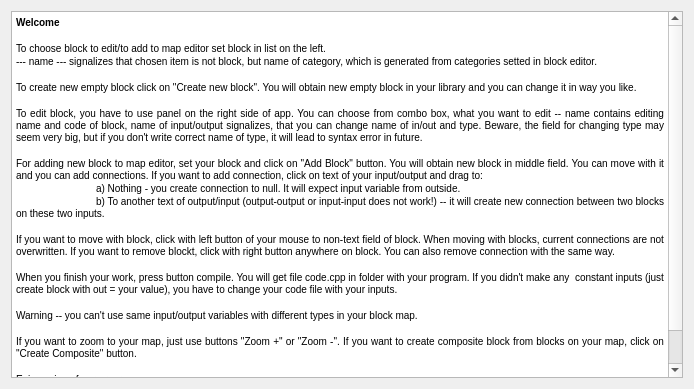
<?xml version="1.0" encoding="UTF-8"?>
<ui version="4.0">
 <author>David Hudák</author>
 <comment>File contains generated design of help window</comment>
 <class>HelpWindow</class>
 <widget class="QDialog" name="HelpWindow">
  <property name="enabled">
   <bool>true</bool>
  </property>
  <property name="geometry">
   <rect>
    <x>0</x>
    <y>0</y>
    <width>694</width>
    <height>389</height>
   </rect>
  </property>
  <property name="windowTitle">
   <string>Dialog</string>
  </property>
  <property name="modal">
   <bool>true</bool>
  </property>
  <layout class="QHBoxLayout" name="horizontalLayout">
   <item>
    <widget class="QTextEdit" name="textEdit">
     <property name="enabled">
      <bool>true</bool>
     </property>
     <property name="html">
      <string>&lt;!DOCTYPE HTML PUBLIC &quot;-//W3C//DTD HTML 4.0//EN&quot; &quot;http://www.w3.org/TR/REC-html40/strict.dtd&quot;&gt;
&lt;html&gt;&lt;head&gt;&lt;meta name=&quot;qrichtext&quot; content=&quot;1&quot; /&gt;&lt;meta charset=&quot;utf-8&quot; /&gt;&lt;style type=&quot;text/css&quot;&gt;
p, li { white-space: pre-wrap; }
&lt;/style&gt;&lt;/head&gt;&lt;body style=&quot; font-family:'Segoe UI'; font-size:9pt; font-weight:400; font-style:normal;&quot;&gt;
&lt;p align=&quot;justify&quot; style=&quot; margin-top:0px; margin-bottom:0px; margin-left:0px; margin-right:0px; -qt-block-indent:0; text-indent:0px;&quot;&gt;&lt;span style=&quot; font-family:'MS Shell Dlg 2'; font-size:7.8pt; font-weight:600;&quot;&gt;Welcome&lt;/span&gt;&lt;/p&gt;
&lt;p align=&quot;justify&quot; style=&quot;-qt-paragraph-type:empty; margin-top:0px; margin-bottom:0px; margin-left:0px; margin-right:0px; -qt-block-indent:0; text-indent:0px; font-family:'MS Shell Dlg 2'; font-size:7.8pt; font-weight:600;&quot;&gt;&lt;br /&gt;&lt;/p&gt;
&lt;p align=&quot;justify&quot; style=&quot; margin-top:0px; margin-bottom:0px; margin-left:0px; margin-right:0px; -qt-block-indent:0; text-indent:0px;&quot;&gt;&lt;span style=&quot; font-family:'MS Shell Dlg 2'; font-size:7.8pt;&quot;&gt;To choose block to edit/to add to map editor set block in list on the left. &lt;/span&gt;&lt;/p&gt;
&lt;p align=&quot;justify&quot; style=&quot; margin-top:0px; margin-bottom:0px; margin-left:0px; margin-right:0px; -qt-block-indent:0; text-indent:0px;&quot;&gt;&lt;span style=&quot; font-family:'MS Shell Dlg 2'; font-size:7.8pt;&quot;&gt;--- name --- signalizes that chosen item is not block, but name of category, which is generated from categories setted in block editor.&lt;/span&gt;&lt;/p&gt;
&lt;p align=&quot;justify&quot; style=&quot;-qt-paragraph-type:empty; margin-top:0px; margin-bottom:0px; margin-left:0px; margin-right:0px; -qt-block-indent:0; text-indent:0px; font-family:'MS Shell Dlg 2'; font-size:7.8pt;&quot;&gt;&lt;br /&gt;&lt;/p&gt;
&lt;p align=&quot;justify&quot; style=&quot; margin-top:0px; margin-bottom:0px; margin-left:0px; margin-right:0px; -qt-block-indent:0; text-indent:0px;&quot;&gt;&lt;span style=&quot; font-family:'MS Shell Dlg 2'; font-size:7.8pt;&quot;&gt;To create new empty block click on &amp;quot;Create new block&amp;quot;. You will obtain new empty block in your library and you can change it in way you like.&lt;/span&gt;&lt;/p&gt;
&lt;p align=&quot;justify&quot; style=&quot;-qt-paragraph-type:empty; margin-top:0px; margin-bottom:0px; margin-left:0px; margin-right:0px; -qt-block-indent:0; text-indent:0px; font-family:'MS Shell Dlg 2'; font-size:7.8pt;&quot;&gt;&lt;br /&gt;&lt;/p&gt;
&lt;p align=&quot;justify&quot; style=&quot; margin-top:0px; margin-bottom:0px; margin-left:0px; margin-right:0px; -qt-block-indent:0; text-indent:0px;&quot;&gt;&lt;span style=&quot; font-family:'MS Shell Dlg 2'; font-size:7.8pt;&quot;&gt;To edit block, you have to use panel on the right side of app. You can choose from combo box, what you want to edit -- name contains editing name and code of block, name of input/output signalizes, that you can change name of in/out and type. Beware, the field for changing type may seem very big, but if you don't write correct name of type, it will lead to syntax error in future.&lt;/span&gt;&lt;/p&gt;
&lt;p align=&quot;justify&quot; style=&quot;-qt-paragraph-type:empty; margin-top:0px; margin-bottom:0px; margin-left:0px; margin-right:0px; -qt-block-indent:0; text-indent:0px; font-family:'MS Shell Dlg 2'; font-size:7.8pt;&quot;&gt;&lt;br /&gt;&lt;/p&gt;
&lt;p align=&quot;justify&quot; style=&quot; margin-top:0px; margin-bottom:0px; margin-left:0px; margin-right:0px; -qt-block-indent:0; text-indent:0px;&quot;&gt;&lt;span style=&quot; font-family:'MS Shell Dlg 2'; font-size:7.8pt;&quot;&gt;For adding new block to map editor, set your block and click on &amp;quot;Add Block&amp;quot; button. You will obtain new block in middle field. You can move with it and you can add connections. If you want to add connection, click on text of your input/output and drag to:&lt;/span&gt;&lt;/p&gt;
&lt;p align=&quot;justify&quot; style=&quot; margin-top:0px; margin-bottom:0px; margin-left:0px; margin-right:0px; -qt-block-indent:0; text-indent:0px;&quot;&gt;&lt;span style=&quot; font-family:'MS Shell Dlg 2'; font-size:7.8pt;&quot;&gt;	a) Nothing - you create connection to null. It will expect input variable from outside.&lt;/span&gt;&lt;/p&gt;
&lt;p align=&quot;justify&quot; style=&quot; margin-top:0px; margin-bottom:0px; margin-left:0px; margin-right:0px; -qt-block-indent:0; text-indent:0px;&quot;&gt;&lt;span style=&quot; font-family:'MS Shell Dlg 2'; font-size:7.8pt;&quot;&gt;	b) To another text of output/input (output-output or input-input does not work!) -- it will create new connection between two blocks on these two inputs.&lt;/span&gt;&lt;/p&gt;
&lt;p align=&quot;justify&quot; style=&quot;-qt-paragraph-type:empty; margin-top:0px; margin-bottom:0px; margin-left:0px; margin-right:0px; -qt-block-indent:0; text-indent:0px; font-family:'MS Shell Dlg 2'; font-size:7.8pt;&quot;&gt;&lt;br /&gt;&lt;/p&gt;
&lt;p align=&quot;justify&quot; style=&quot; margin-top:0px; margin-bottom:0px; margin-left:0px; margin-right:0px; -qt-block-indent:0; text-indent:0px;&quot;&gt;&lt;span style=&quot; font-family:'MS Shell Dlg 2'; font-size:7.8pt;&quot;&gt;If you want to move with block, click with left button of your mouse to non-text field of block. When moving with blocks, current connections are not overwritten. If you want to remove blockt, click with right button anywhere on block. You can also remove connection with the same way.&lt;/span&gt;&lt;/p&gt;
&lt;p align=&quot;justify&quot; style=&quot;-qt-paragraph-type:empty; margin-top:0px; margin-bottom:0px; margin-left:0px; margin-right:0px; -qt-block-indent:0; text-indent:0px; font-family:'MS Shell Dlg 2'; font-size:7.8pt;&quot;&gt;&lt;br /&gt;&lt;/p&gt;
&lt;p align=&quot;justify&quot; style=&quot; margin-top:0px; margin-bottom:0px; margin-left:0px; margin-right:0px; -qt-block-indent:0; text-indent:0px;&quot;&gt;&lt;span style=&quot; font-family:'MS Shell Dlg 2'; font-size:7.8pt;&quot;&gt;When you finish your work, press button compile. You will get file code.cpp in folder with your program. If you didn't make any  constant inputs (just create block with out = your value), you have to change your code file with your inputs. &lt;/span&gt;&lt;/p&gt;
&lt;p align=&quot;justify&quot; style=&quot;-qt-paragraph-type:empty; margin-top:0px; margin-bottom:0px; margin-left:0px; margin-right:0px; -qt-block-indent:0; text-indent:0px; font-family:'MS Shell Dlg 2'; font-size:7.8pt;&quot;&gt;&lt;br /&gt;&lt;/p&gt;
&lt;p align=&quot;justify&quot; style=&quot; margin-top:0px; margin-bottom:0px; margin-left:0px; margin-right:0px; -qt-block-indent:0; text-indent:0px;&quot;&gt;&lt;span style=&quot; font-family:'MS Shell Dlg 2'; font-size:7.8pt;&quot;&gt;Warning -- you can't use same input/output variables with different types in your block map.  &lt;/span&gt;&lt;/p&gt;
&lt;p align=&quot;justify&quot; style=&quot;-qt-paragraph-type:empty; margin-top:0px; margin-bottom:0px; margin-left:0px; margin-right:0px; -qt-block-indent:0; text-indent:0px; font-family:'MS Shell Dlg 2'; font-size:7.8pt;&quot;&gt;&lt;br /&gt;&lt;/p&gt;
&lt;p align=&quot;justify&quot; style=&quot; margin-top:0px; margin-bottom:0px; margin-left:0px; margin-right:0px; -qt-block-indent:0; text-indent:0px;&quot;&gt;&lt;span style=&quot; font-family:'MS Shell Dlg 2'; font-size:7.8pt;&quot;&gt;If you want to zoom to your map, just use buttons &amp;quot;Zoom +&amp;quot; or &amp;quot;Zoom -&amp;quot;. If you want to create composite block from blocks on your map, click on &amp;quot;Create Composite&amp;quot; button.&lt;/span&gt;&lt;/p&gt;
&lt;p align=&quot;justify&quot; style=&quot;-qt-paragraph-type:empty; margin-top:0px; margin-bottom:0px; margin-left:0px; margin-right:0px; -qt-block-indent:0; text-indent:0px; font-family:'MS Shell Dlg 2'; font-size:7.8pt;&quot;&gt;&lt;br /&gt;&lt;/p&gt;
&lt;p align=&quot;justify&quot; style=&quot; margin-top:0px; margin-bottom:0px; margin-left:0px; margin-right:0px; -qt-block-indent:0; text-indent:0px;&quot;&gt;&lt;span style=&quot; font-family:'MS Shell Dlg 2'; font-size:7.8pt;&quot;&gt;Enjoy using of our program.&lt;/span&gt;&lt;/p&gt;
&lt;p align=&quot;justify&quot; style=&quot;-qt-paragraph-type:empty; margin-top:0px; margin-bottom:0px; margin-left:0px; margin-right:0px; -qt-block-indent:0; text-indent:0px; font-family:'MS Shell Dlg 2'; font-size:7.8pt;&quot;&gt;&lt;br /&gt;&lt;/p&gt;
&lt;p align=&quot;justify&quot; style=&quot; margin-top:0px; margin-bottom:0px; margin-left:0px; margin-right:0px; -qt-block-indent:0; text-indent:0px;&quot;&gt;&lt;span style=&quot; font-family:'MS Shell Dlg 2'; font-size:7.8pt;&quot;&gt;David Hudák and Štefan Mračna (xhudak03, xmracn00)&lt;/span&gt;&lt;/p&gt;&lt;/body&gt;&lt;/html&gt;</string>
     </property>
     <property name="placeholderText">
      <string>Welcome to our </string>
     </property>
    </widget>
   </item>
  </layout>
 </widget>
 <resources/>
 <connections/>
</ui>
